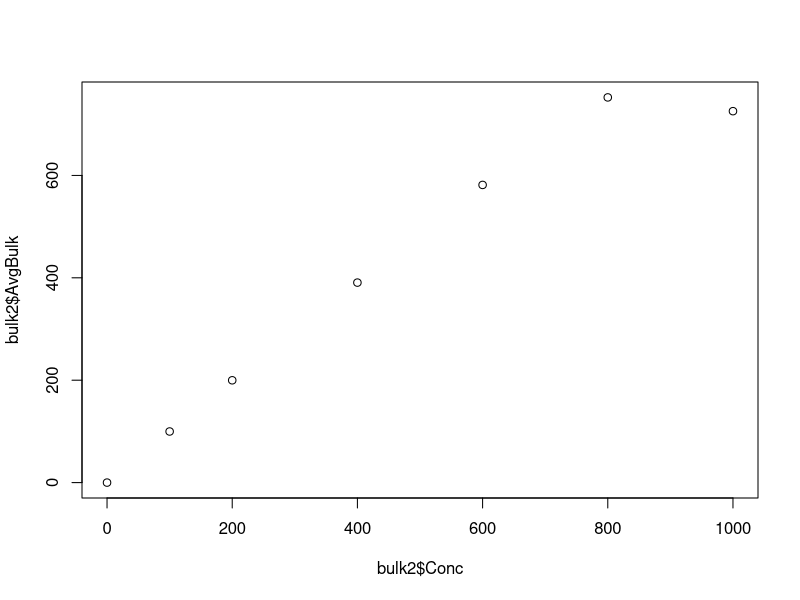
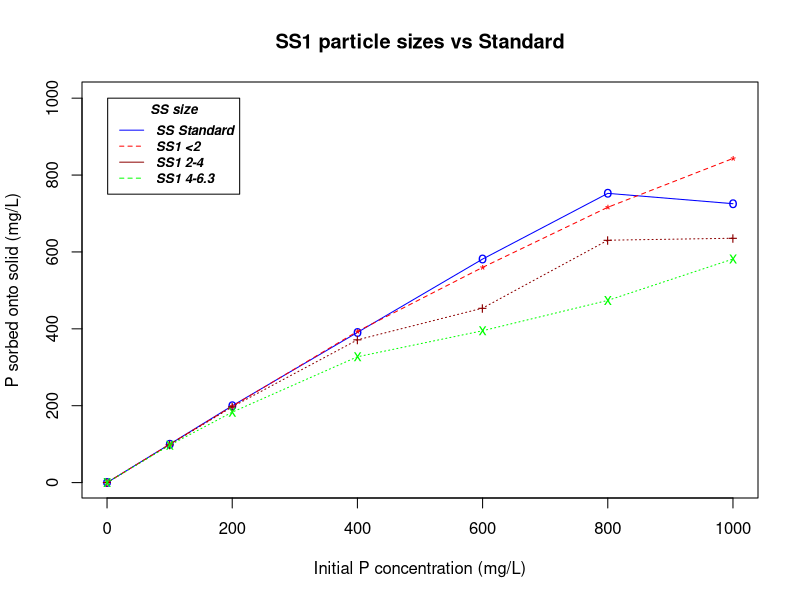
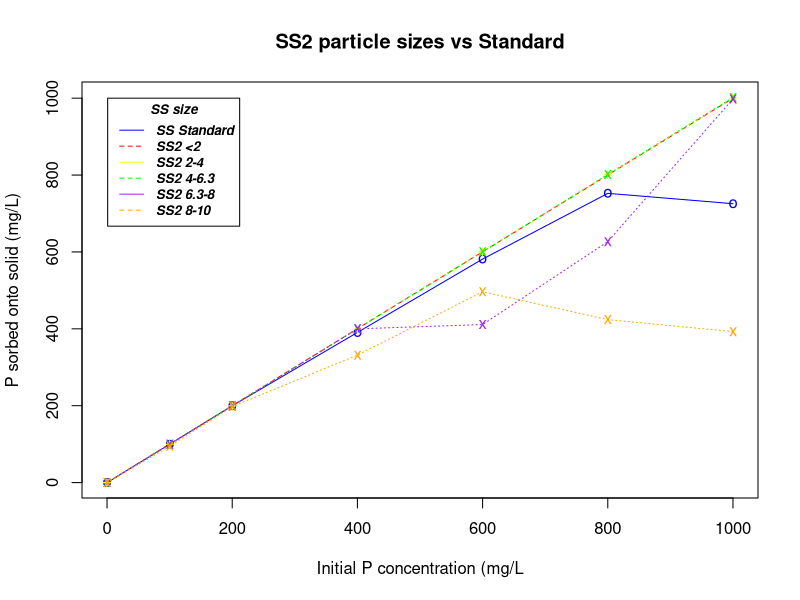

The R script that drew these images, in order:
## ---- chunk 1
library(ggplot2)
library(ggthemes)
library(GGally)
library(caret)
library(MASS)
## ---- chunk 2
#read in combined data
combo<-read.csv("CombinedData.csv")
str(combo)
SS<-subset(combo, grepl("SS", combo$Type)) #create SS subset
AMDR<-subset(combo, grepl("AMDR", combo$Type)) #create AMDR subset

bulk2<-read.csv("bulk2.csv")
plot(bulk2$AvgBulk~bulk2$Conc) #right one
## ---- chunk 3
xdata<-c(bulk2$Conc)
y1.avg<-c(bulk2$AvgBulk)
y1.2<-c(bulk2$SS1.2)
y1.4<-c(bulk2$SS1.2_4)
y1.6<-c(bulk2$SS1.4_6)

#plot first curve
plot(xdata,y1.avg,type="o",col="blue",pch="o",lty=1,ylim=c(0,1002),main="SS1 particle sizes vs Standard",xlab="Initial P concentration (mg/L)", ylab="P sorbed onto solid (mg/L)")

legend(1,1000,legend=c("SS Standard", "SS1 <2", "SS1 2-4", "SS1 4-6.3"),col=c("blue","red","dark red", "green"),lty=1:2,cex=0.8, title="SS size",text.font=4)


#add second curve to same plot
points(xdata,y1.2,col="red", pch="*")
lines(xdata,y1.2,col="red",lty=2)

# Add Third curve to the same plot by calling points() and lines()
# Use symbol '+' for points.
 points(xdata, y1.4, col="dark red",pch="+")
 lines(xdata, y1.4, col="dark red", lty=3)
 
 #add 4th curve to same plot
  points(xdata, y1.6, col="green",pch="x")
 lines(xdata, y1.6, col="green", lty=3)
 
## ---- chunk 4
xdata<-c(bulk2$Conc)
y1.avg<-c(bulk2$AvgBulk)
y2.2<-c(bulk2$SS2.2)
y2.4<-c(bulk2$SS2.2_4)
y2.6<-c(bulk2$SS2.4_6)
y2.8<-c(bulk2$SS2.6_8)
y2.10<-c(bulk2$SS2.8_10)

#plot first curve
plot(xdata,y1.avg,type="o",col="blue",pch="o",lty=1,ylim=c(0,1002),main="SS2 particle sizes vs Standard",xlab="Initial P concentration (mg/L", ylab="P sorbed onto solid (mg/L)")

legend(1,1000,legend=c("SS Standard", "SS2 <2", "SS2 2-4", "SS2 4-6.3", "SS2 6.3-8", "SS2 8-10"),col=c("blue","red","yellow", "green","purple","orange"),lty=1:2,cex=0.8, title="SS size",text.font=4)


#add second curve to same plot
points(xdata,y2.2,col="red", pch="*")
lines(xdata,y2.2,col="red",lty=2)

# Add Third curve to the same plot by calling points() and lines()
# Use symbol '+' for points.
 points(xdata, y2.4, col="yellow",pch="+")
 lines(xdata, y2.4, col="yellow", lty=3)
 
 #add 4th curve to same plot
  points(xdata, y2.6, col="green",pch="x")
 lines(xdata, y2.6, col="green", lty=3)
 
 #add 5th curve to same plot
  points(xdata, y2.8, col="purple",pch="x")
 lines(xdata, y2.8, col="purple", lty=3)
 
 #add 6th curve to same plot
  points(xdata, y2.10, col="orange",pch="x")
 lines(xdata, y2.10, col="orange", lty=3)
 
## ---- chunk 5
#Model Psorption with particle size, initial concentration, and source
#Is size significant? Is source significant?
fit.size.inconc.source<-lm(Psorbed~Type +Size+Init_Conc+Source, data=combo)
summary(fit.size.inconc.source) #size large, init_conc, and source sig at 0.05, type not sig
aov<-aov(Psorbed~Type +Size+Init_Conc+Source, data=combo)
summary(aov) #Everything significant at 0.05

#What if look at SS and AMDR separately
fit.size.inconc.source.SS<-lm(Psorbed~Size+Init_Conc+Source, data=SS)
summary(fit.size.inconc.source.SS) #size large, init_conc, and source sig at 0.05
aov<-aov(Psorbed~Size+Init_Conc+Source, data=SS)
summary(aov) #Everything significant at 0.05

fit.size.inconc.source.AMDR<-lm(Psorbed~Init_Conc+Source, data=AMDR)
summary(fit.size.inconc.source.AMDR) #init_conc sig at 0.05, but not source
aov<-aov(Psorbed~Init_Conc+Source, data=AMDR)
summary(aov) #Init_conc significant at 0.05

#stepwise to see what best model for P removal is
fit_int.1 <- lm(Psorbed~1, combo)
fit_full.1 <- lm(Psorbed ~ Type + Size + Init_Conc + Premoval + Source, data = combo)
step<-step(fit_int.1,scope = list(upper = formula(fit_full.1), lower = formula(fit_int.1)), direction = 'both')
#no surprise, it is initial concentration and P removal
## ---- chunk 6
predict(fit.size.inconc.source)
## ---- chunk 7
#Entire model
fit_int.full <- lm(Psorbed~1, combo)
fit_full.full <- lm(Psorbed ~ Type + Init_Conc + Premoval + Source + Size + FeTot + 
    CaTot + MgTot + AlTot + CaWS+ MgWS+AlAO+FeAO+AlCBD+FeCBD, data = combo)
step<-step(fit_int.full,scope = list(upper = formula(fit_full.full), lower = formula(fit_int.full)), direction = 'both')
#from the whole gambit- Psorbed~ Init_Conc + Premoval + AlTot + MgWS + Source

#Just elemental composition for all 
fit_int.el <- lm(Psorbed~1, combo)
fit_full.el <- lm(Psorbed ~ Init_Conc + Premoval+FeTot + 
    CaTot + MgTot + AlTot + CaWS+ MgWS+AlAO+FeAO+AlCBD+FeCBD, data = combo)
step<-step(fit_int.el,scope = list(upper = formula(fit_full.el), lower = formula(fit_int.el)), direction = 'both')
#With just elemental composition, Psorbed ~ Init_Conc + Premoval + MgWS + CaTot + FeCBD

#Just SS
fit_int.ss <- lm(Psorbed~1, SS)
fit_full.ss <- lm(Psorbed ~ Source + Init_Conc + Premoval + Size + FeTot + 
    CaTot + MgTot + AlTot + CaWS+ MgWS+AlAO+FeAO+AlCBD+FeCBD, data = SS)
step<-step(fit_int.ss,scope = list(upper = formula(fit_full.ss), lower = formula(fit_int.ss)), direction = 'both')
#just SS, Psorbed ~ Init_Conc + Premoval + CaTot + MgWS + MgTot

#Only AMDR
fit_int.amdr <- lm(Psorbed~1, AMDR)
fit_full.amdr <- lm(Psorbed ~ Source + Init_Conc + Premoval + FeTot + 
    CaTot + MgTot + AlTot + CaWS+ MgWS+AlAO+FeAO+AlCBD+FeCBD, data = SS)
step<-step(fit_int.amdr,scope = list(upper = formula(fit_full.amdr), lower = formula(fit_int.amdr)), direction = 'both')
#AMDR is Psorbed ~ Init_Conc + Premoval
